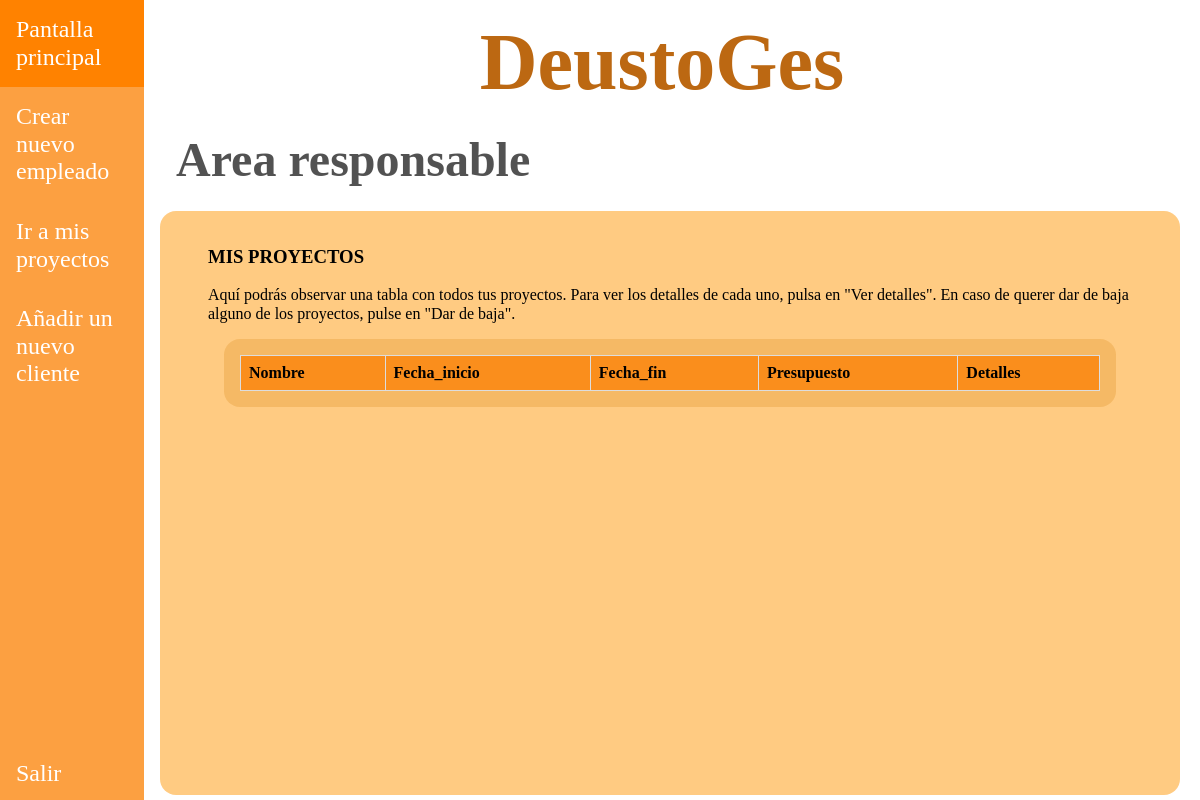
The page /appDeustoGes/responsables/1/proyectos/ on the database as committed earlier.
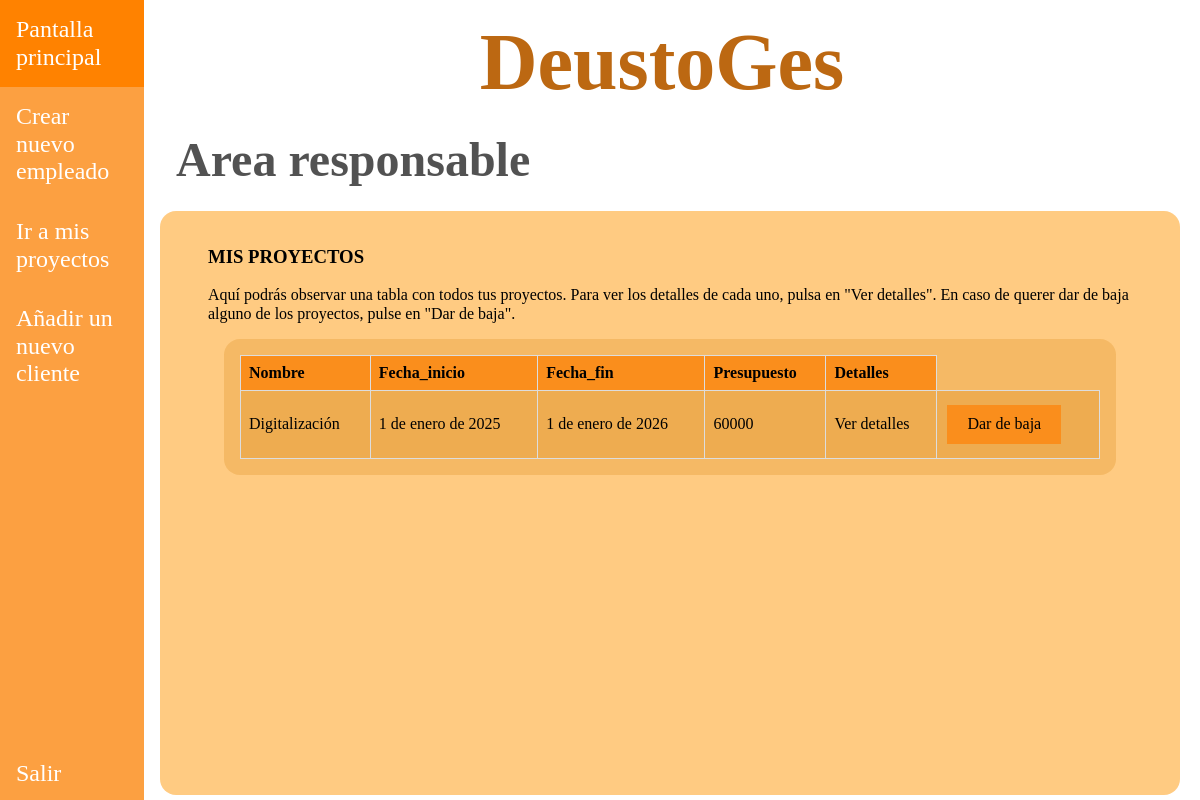
The same page on the database as committed later.
### appDeustoGes/models.py (models this page shows, shortened)
class Proyecto(models.Model):
    nombre = models.CharField(max_length=15)
    descripcion = models.TextField()
    fecha_inicio = models.DateField(default=date(2020, 1, 1))
    fecha_fin = models.DateField(default=date(2020, 1, 1))
    presupuesto = models.IntegerField()
    responsable = models.ForeignKey(Empleado, on_delete=models.CASCADE)
    cliente = models.ForeignKey(Cliente, on_delete=models.CASCADE)
    created = models.DateTimeField(auto_now_add=True, blank=True, null=True)
    updated = models.DateTimeField(auto_now=True, blank=True, null=True)
    class Meta:
        verbose_name = "proyecto"
        verbose_name_plural = "proyectos"

### appDeustoGes/views.py (the view)
# urls.py: path("/responsables/<int:id_responsable>/proyectos/", views.index_proyectos, name='proyectos_index'),
def index_proyectos(request, id_responsable):
    responsable = get_object_or_404(Empleado, id=id_responsable)
    proyectos = Proyecto.objects.all()
    return render(request, "appDeustoGes/proyectos_index.html", {"proyectos": proyectos,
                                                                 "responsable": responsable})

### templates/appDeustoGes/proyectos_index.html
{% extends "base.html" %}
{% block css %}
    <link rel="stylesheet" href="/../static/css/normalize.css">
    <link rel="stylesheet" href="/../static/css/style.css">
{% endblock %}
{% block nav_header %}
    <nav class="barra-lateral">
        <ul class="listado-barra-lateral">
            <div>
                <li><a href="{% url 'pantalla_responsable' responsable.id %}">Pantalla principal</a></li>
                <li><a href="{% url 'empleado_create' responsable.id %}">Crear nuevo empleado</a></li>
                <li><a href="{% url 'proyectos_index' responsable.id %}">Ir a mis proyectos</a></li>
                <li><a href="{% url 'cliente_create' responsable.id %}">Añadir un nuevo cliente</a></li>
            </div>
            <div>
                <li><a href="{% url 'pantalla_inicio' %}">Salir</a></li>
            </div>
        </ul>
    </nav>
{% endblock %}
{% block main_contenido %}
    <h2>Area responsable</h2>
<div class="contenido">
    <div class="introduccion">
        <h3>MIS PROYECTOS</h3>
        <p>Aquí podrás observar una tabla con todos tus proyectos. Para ver los detalles de cada uno, pulsa en
            "Ver detalles". En caso de querer dar de baja alguno de los proyectos, pulse en "Dar de baja".</p>
        <div class="contenido_interno">
            <table class="estilos-table">
                <thead>
                    <tr>
                        <th>Nombre</th>
                        <th>Fecha_inicio</th>
                        <th>Fecha_fin</th>
                        <th>Presupuesto</th>
                        <th>Detalles</th>
                    </tr>
                </thead>
                <tbody>
                    {% for proyecto in proyectos %}
                        {% if responsable.id == proyecto.responsable_id %}
                            <tr>
                                <td>{{ proyecto.nombre }}</td>
                                <td>{{ proyecto.fecha_inicio }}</td>
                                <td>{{ proyecto.fecha_fin }}</td>
                                <td>{{ proyecto.presupuesto }}</td>
                                <td><a href="{% url 'proyecto_detail' responsable.id proyecto.id %}">Ver detalles</a></td>
                                <td><a href="{% url 'delete_proyecto' responsable.id proyecto.id %}"
                                       class="añadir-button">Dar de baja</a></td>
                            </tr>
                        {% endif %}
                    {% endfor %}
                </tbody>
            </table>
        </div>
    </div>
</div>
{% endblock %}

Rows that differ between the two databases and show on the page:
added Proyecto: nombre "Digitalización", fecha_inicio "1 de enero de 2025", fecha_fin "1 de enero de 2026", presupuesto "60000"
